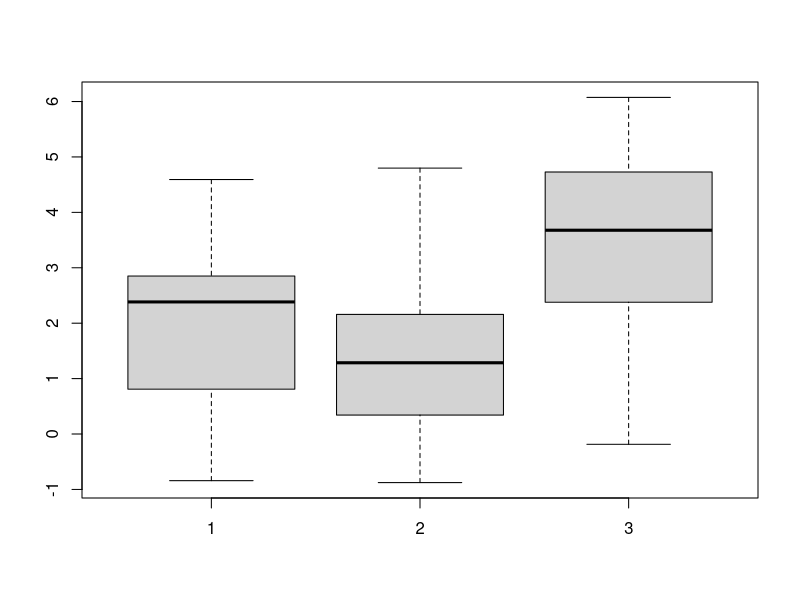

Write R code to recreate this figure.
## ---- chunk 1
#Use a sample size of 20 for all of the samples. Set the mean of the first two samples as 2 and set the 
#mean of the last sample as 4. Use a standard deviation of 1.5 for all samples. 
x1=rnorm(20, mean=2, sd=1.5)
x2=rnorm(20, mean=2, sd=1.5)
x3=rnorm(20, mean=4, sd=1.5)

# Lets look at the mean and spread of each of our samples using the boxplot() function. 
boxplot(x1,x2,x3)

# Now we need to bind the example data into a dataframe. 
data= data.frame(cbind(x1,x2,x3))
data= stack(data)
data["group"]=data["ind"]
data = subset(data, select=-c(ind)) #!!!!# This is way too many steps. 


## ---- chunk 2
#I think I like this one at a time sort of method. starting with lm will basically explain to people that 
#ANOVAA is actually a type of linear regression, which is an important sidenote. 
Av_object <- lm(values~group,data=data) #!!!# The whole data=data thing might be a good reason to not call it data. 

anova(Av_object)

#and then perform a Tukey Test
TukeyHSD(aov(Av_object), conf.level=0.95)
## ---- chunk 3
?aov()
